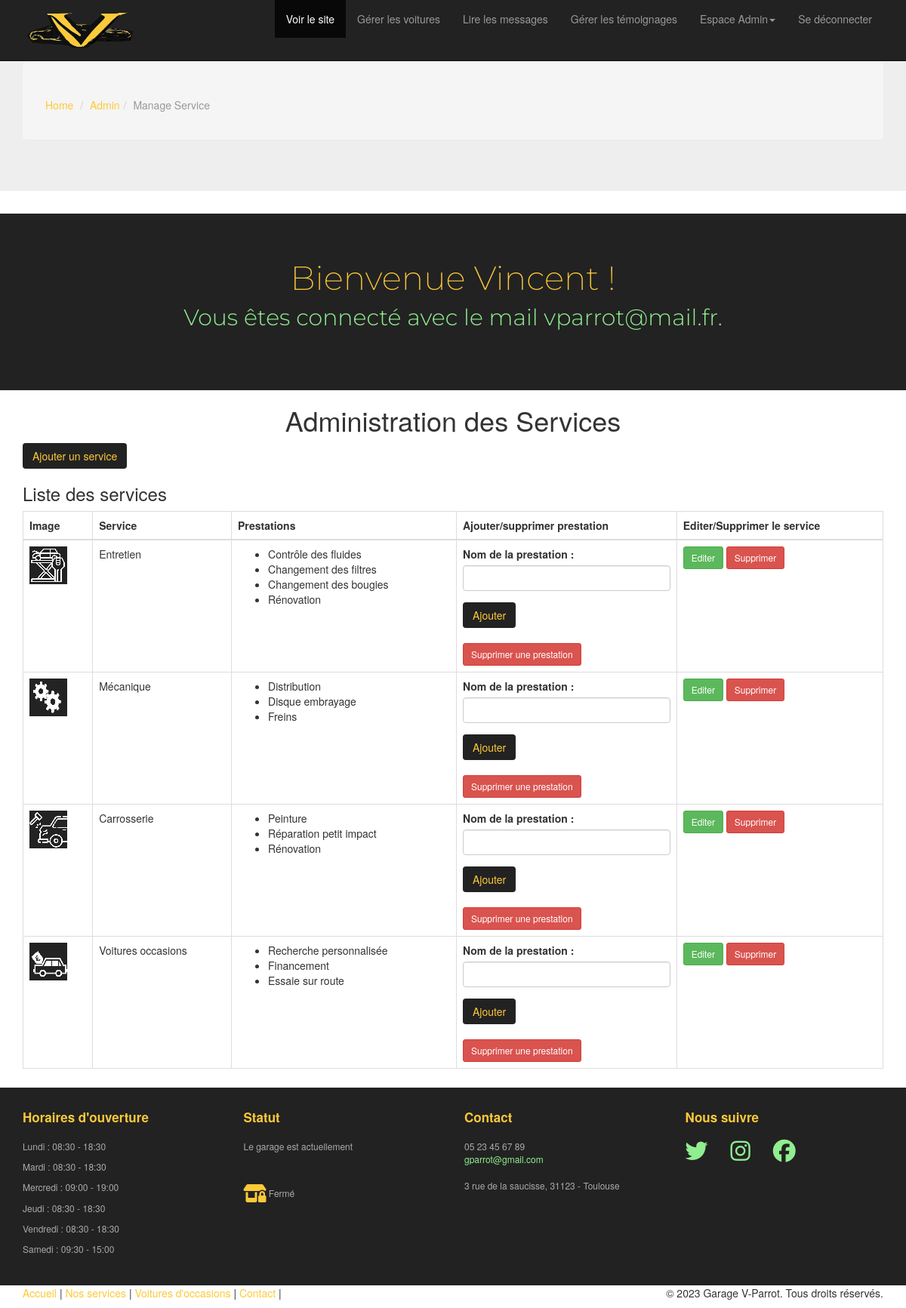
Screenshot of /admin/manage-service.php (signed in) with the database file from the repository.
### tables this page shows
CREATE TABLE `services` (
  `id` int(11) NOT NULL AUTO_INCREMENT,
  `name` varchar(50) NOT NULL,
  `image` varchar(255) NOT NULL,
  PRIMARY KEY (`id`)
);

CREATE TABLE `operations` (
  `id` int(11) NOT NULL AUTO_INCREMENT,
  `service_id` int(11) NOT NULL,
  `name` varchar(50) NOT NULL,
  PRIMARY KEY (`id`),
  KEY `operations_service_id_fk` (`service_id`),
  CONSTRAINT `operations_ibfk_1` FOREIGN KEY (`service_id`) REFERENCES `services` (`id`),
  CONSTRAINT `operations_service_id_fk` FOREIGN KEY (`service_id`) REFERENCES `services` (`id`)
);

CREATE TABLE `opening_hours` (
  `id` int(11) NOT NULL AUTO_INCREMENT,
  `users_id` int(11) NOT NULL,
  `day` varchar(20) NOT NULL,
  `opening_time` time NOT NULL,
  `closing_time` time NOT NULL,
  PRIMARY KEY (`id`),
  KEY `opening_hours_users_id_fk` (`users_id`),
  CONSTRAINT `opening_hours_ibfk_1` FOREIGN KEY (`users_id`) REFERENCES `users` (`id`),
  CONSTRAINT `opening_hours_users_id_fk` FOREIGN KEY (`users_id`) REFERENCES `users` (`id`)
);

### admin/manage-service.php (the view, shortened to what this page needs)
<?php
include 'partials/header.php';
$query_services = "SELECT * FROM services";
$result_services = $pdo->query($query_services);
$services = $result_services->fetchAll(PDO::FETCH_ASSOC);
?>
<header id="head" class="secondary"></header>
<div class="container">
    <h1 class="text-center">Administration des Services</h1>
    <a href="add-service.php" class="btn btn-primary">Ajouter un service</a>
    <div class="row">
        <div class="col-md-12">
            <h3>Liste des services</h3>
            <table class="table table-bordered">
                <thead>
                    <tr>
                        <th>Image</th>
                        <th>Service</th>
                        <th>Prestations</th>
                        <th>Ajouter/supprimer prestation</th>
                        <th>Editer/Supprimer le service</th>
                    </tr>
                </thead>
                <tbody>
                    <?php foreach ($services as $service) : ?>
                        <tr>
                            <td><img style="background-color: #232323;" src="<?= ROOT_URL . 'admin/assets/images/' . $service['image']; ?>" alt="Image du service" style="max-height: 100px;"></td>
                            <td><?= $service['name']; ?></td>
                            <td>
                                <ul>
                                    <?php
                                    $service_id = $service['id'];
                                    $query_operations = "SELECT * FROM operations WHERE service_id = :service_id";
                                    $statement_operations = $pdo->prepare($query_operations);
                                    $statement_operations->bindParam(':service_id', $service_id, PDO::PARAM_INT);
                                    $statement_operations->execute();
                                    $operations = $statement_operations->fetchAll(PDO::FETCH_ASSOC);
                                    foreach ($operations as $operation) :
                                    ?>
                                        <li><?= $operation['name']; ?></li>
                                    <?php endforeach; ?>
                                </ul>
                            </td>
                            <td>
                                <form action="logic/add-prestations.php" method="post">
                                    <div class="form-group">
                                        <label for="nom_prestation">Nom de la prestation :</label>
                                        <input type="text" class="form-control" id="nom_prestation" name="nom_prestation" required>
                                    </div>
                                    <button type="submit" class="btn btn-primary">Ajouter</button>
                                </form>
                                <button style="margin-top: 20px;" type="button" class="btn btn-danger btn-sm" data-toggle="modal" data-target="#modalPrestations<?= $service['id']; ?>">
                                    Supprimer une prestation
                                </button>
                            </td>
                            <td>
                                <a style=" margin-bottom: 10px;" href="<?= ROOT_URL . 'admin/edit-services.php?id=' . $service['id']; ?>" class="btn btn-success btn-sm">Editer</a>
                                <a style=" margin-bottom: 10px;" href="logic/delete-service.php?id=<?php echo $service['id']; ?>" class="btn btn-danger btn-sm">Supprimer</a>
                            </td>
                        </tr>
                    <?php endforeach; ?>
                </tbody>
            </table>
        </div>
    </div>
</div>
<?php include 'partials/footer.php'; ?>

### admin/partials/footer.php (shortened to what this page needs)
<footer id="footer" class="top-space">
    <div class="footer">
        <div class="container">
            <div class="row">
                <div class="col-md-3 widget">
                    <h3 class="widget-title">Horaires d'ouverture</h3>
                    <div class="widget-body">
                        <?php
                        $days = array(
                            "Lundi" => 1,
                            "Mardi" => 2,
                            "Mercredi" => 3,
                            "Jeudi" => 4,
                            "Vendredi" => 5,
                            "Samedi" => 6,
                        );
                        $horaire_query = "SELECT day, opening_time, closing_time FROM opening_hours";
                        $horaire_stmt = $pdo->query($horaire_query);
                        if ($horaire_stmt) {
                            $horaire_result = $horaire_stmt->fetchAll(PDO::FETCH_ASSOC);
                            foreach ($horaire_result as $row) {
                                $day = $row['day'];
                                $opening_time = date("H:i", strtotime($row['opening_time']));
                                $closing_time = date("H:i", strtotime($row['closing_time']));
                                if (isset($days[$day])) {
                                    echo "<p>{$day} : $opening_time - $closing_time </p>";
                                }
                            }
                        } else {
                            echo "<p>Les horaires d'ouverture ne sont pas disponibles.</p>";
                        }
                        ?>
                    </div>
                </div>
                <div class="col-md-3 widget">
                    <h3 class="widget-title">Statut</h3>
                    <div class="widget-body">
                        <?php
                        $garageStatus = "<i class='fa-solid fa-shop-lock fa-2xl' style='color:#fdc939'></i> Fermé";
                        echo "<p>Le garage est actuellement</p><br><br><p>$garageStatus</p>";
                        ?>
                    </div>
                </div>
                <div class="col-md-3 widget">
                    <h3 class="widget-title">Contact</h3>
                    <div class="widget-body">
                        <p>05 23 45 67 89<br>
                            <a href="mailto:#">gparrot@gmail.com</a><br>
                            <br>
                            3 rue de la saucisse, 31123 - Toulouse
                        </p>
                    </div>
                </div>
                <div class="col-md-3 widget">
                    <h3 class="widget-title">Nous suivre</h3>
                    <div class="widget-body">
                        <p class="follow-me-icons">
                            <a href=""><i class="fa-brands fa-twitter"></i></a>
                            <a href=""><i class="fa-brands fa-instagram"></i></a>
                            <a href=""><i class="fa-brands fa-facebook"></i></a>
                        </p>
                    </div>
                </div>
            </div>
        </div>
    </div>
    <div class="footer2">
        <div class="container">
            <div class="row">
                <div class="col-md-6 widget">
                    <div class="widget-body">
                        <p class="simplenav">
                            <a href="<?= ROOT_URL . 'index.php' ?>">Accueil</a> |
                            <a href="<?= ROOT_URL . 'services.php' ?>">Nos services</a> |
                            <a href="<?= ROOT_URL . 'vents.php' ?>">Voitures d'occasions</a> |
                            <a href="<?= ROOT_URL . 'contact.php' ?>">Contact</a> |
                        </p>
                    </div>
                </div>
                <div class="col-md-6 widget">
                    <div class="widget-body">
                        <p class="text-right">&copy; 2023 Garage V-Parrot. Tous droits réservés.</p>
                    </div>
                </div>
            </div>
        </div>
</footer>
</body>
</html>

### admin/assets/css/main.css (style rules this page uses)
#head { background:#222; min-height:50px; text-align: center; padding-top: 40px; font-family:"Montserrat", Arial; font-weight:300; }
.top-space { margin-top: 5px; }
.footer { background: #222; padding: 30px 0 0 0; font-size: 12px; color: #aaa; }
.footer a { color: #90ee90; }
.footer .widget { margin-bottom:30px; }
.footer .widget-title { font-size: 17px; font-weight: bold; color: #fdc939; margin: 0 0 20px; }
.follow-me-icons { font-size:30px; }
.follow-me-icons i { float:left; margin:0 30px 0 0; }

### rows the page displays
services: image (picture), name "Entretien"
operations: name "Contrôle des fluides"
operations: name "Changement des filtres"
operations: name "Changement des bougies"
operations: name "Rénovation"
services: image (picture), name "Mécanique"
operations: name "Distribution"
operations: name "Disque embrayage"
operations: name "Freins"
services: image (picture), name "Carrosserie"
operations: name "Peinture"
operations: name "Réparation petit impact"
operations: name "Rénovation"
services: image (picture), name "Voitures occasions"
operations: name "Recherche personnalisée"
operations: name "Financement"
operations: name "Essaie sur route"
opening_hours: day "Lundi", opening_time "08:30", closing_time "18:30"
opening_hours: day "Mardi", opening_time "08:30", closing_time "18:30"
opening_hours: day "Mercredi", opening_time "09:00", closing_time "19:00"
opening_hours: day "Jeudi", opening_time "08:30", closing_time "18:30"
opening_hours: day "Vendredi", opening_time "08:30", closing_time "18:30"
opening_hours: day "Samedi", opening_time "09:30", closing_time "15:00"

### other values shown
$page_title "Admin"
$page_title "Manage Service"
$_SESSION['user_name'] "Vincent"
$_SESSION['user_email'] "vparrot@mail.fr"
